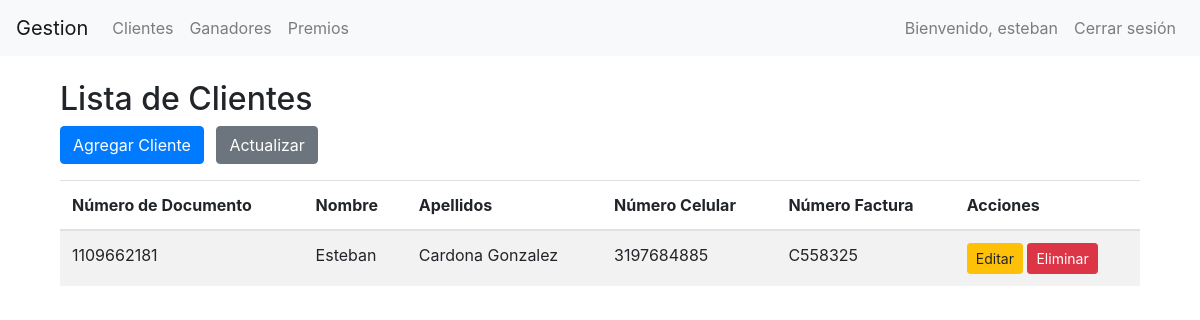
Page /ruleta/clientes/ (signed in) on the earlier database version.
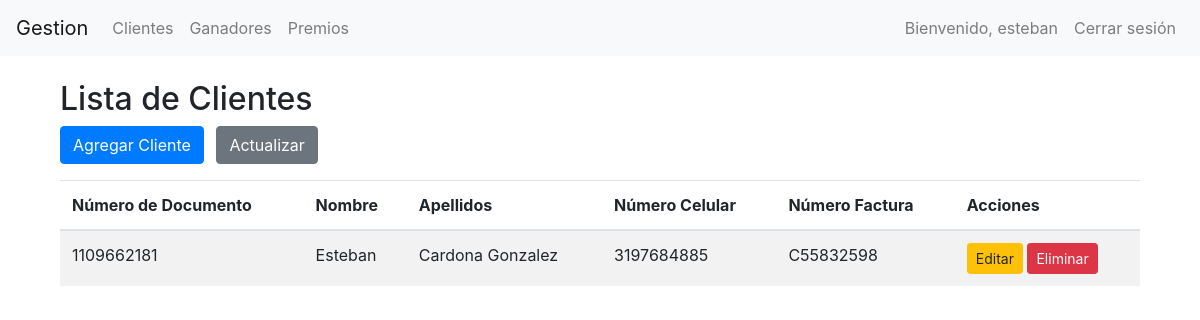
Same page on the later database version.
### ruleta/models.py (models this page shows, shortened)
class Cliente(models.Model):
    numero_documento = models.CharField(max_length=20, unique=True)
    nombre = models.CharField(max_length=50)
    apellidos = models.CharField(max_length=50)
    numero_celular = models.CharField(max_length=11)
    numero_factura = models.CharField(max_length=100, unique=True)

### ruleta/views.py (the view)
# urls.py: path('clientes/', views.ClienteListView.as_view(), name='cliente_list'),
class ClienteListView(LoginRequiredMixin, AdminRequiredMixin, ListView):
    model = Cliente
    template_name = 'ruleta/clientes_list.html'
    context_object_name = 'clientes'

### ruleta/views.py (called while the page is built)
    def test_func(self):
        return self.request.user.is_staff or self.request.user.is_superuser

### ruleta/templates/ruleta/cliente_list.html
{% extends "base.html" %}
{% block content %}
<div class="container">
    <h2>Lista de Clientes</h2>
    <div class="mb-3">
        <a href="{% url 'cliente_create' %}" class="btn btn-primary">Agregar Cliente</a>
        <button onclick="location.reload();" class="btn btn-secondary ml-2">Actualizar</button>
    </div>
    <table class="table table-striped">
        <thead>
            <tr>
                <th>Número de Documento</th>
                <th>Nombre</th>
                <th>Apellidos</th>
                <th>Número Celular</th>
                <th>Número Factura</th>
                <th>Acciones</th>
            </tr>
        </thead>
        <tbody>
            {% for cliente in clientes %}
            <tr>
                <td>{{ cliente.numero_documento }}</td>
                <td>{{ cliente.nombre }}</td>
                <td>{{ cliente.apellidos }}</td>
                <td>{{ cliente.numero_celular }}</td>
                <td>{{ cliente.numero_factura }}</td>
                <td>
                    <a href="{% url 'cliente_update' cliente.pk %}" class="btn btn-warning btn-sm">Editar</a>
                    <a href="{% url 'cliente_delete' cliente.pk %}" class="btn btn-danger btn-sm">Eliminar</a>
                </td>
            </tr>
            {% endfor %}
        </tbody>
    </table>
</div>
{% endblock %}

Differences in the rows shown:
removed Cliente: numero_documento "1109662181", nombre "Esteban", apellidos "Cardona Gonzalez", numero_celular "3197684885", numero_factura "C558325"
added Cliente: numero_documento "1109662181", nombre "Esteban", apellidos "Cardona Gonzalez", numero_celular "3197684885", numero_factura "C55832598"
